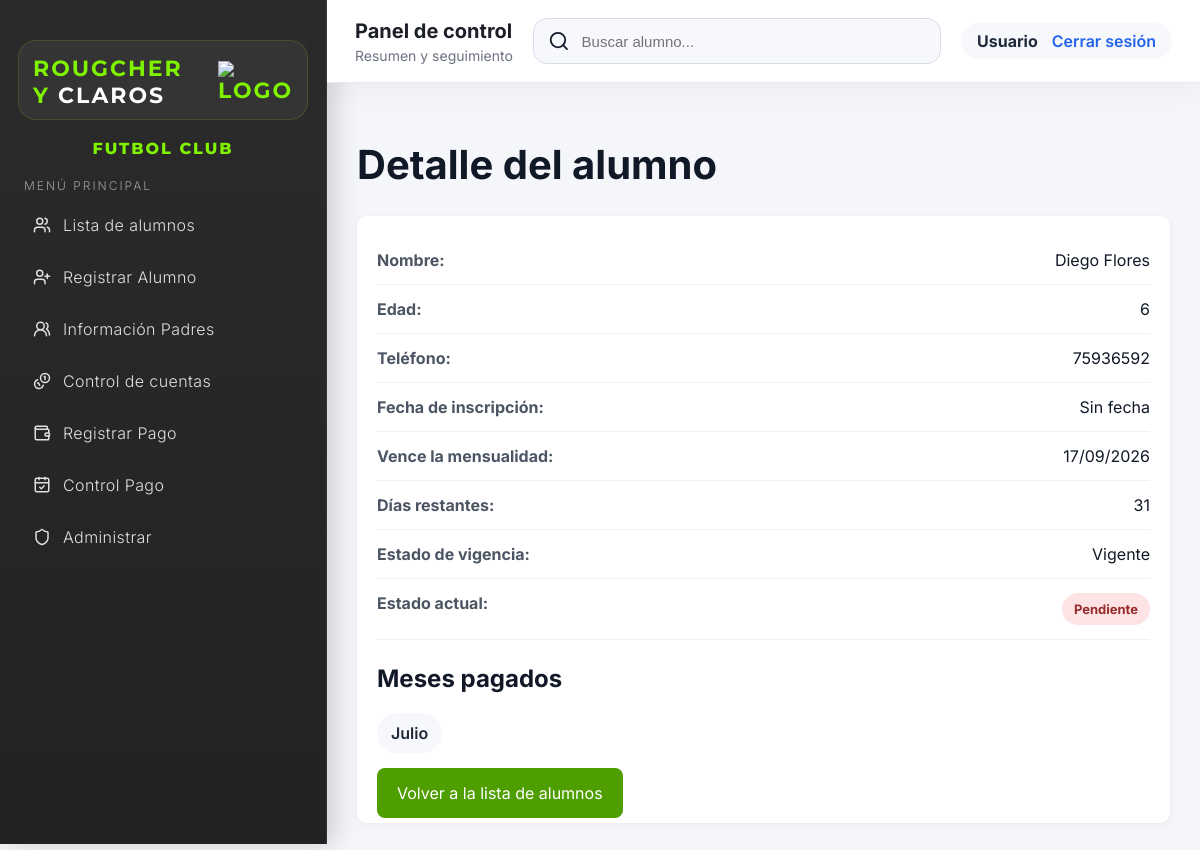
The page /alumno/19 (signed in) on the database as committed earlier.
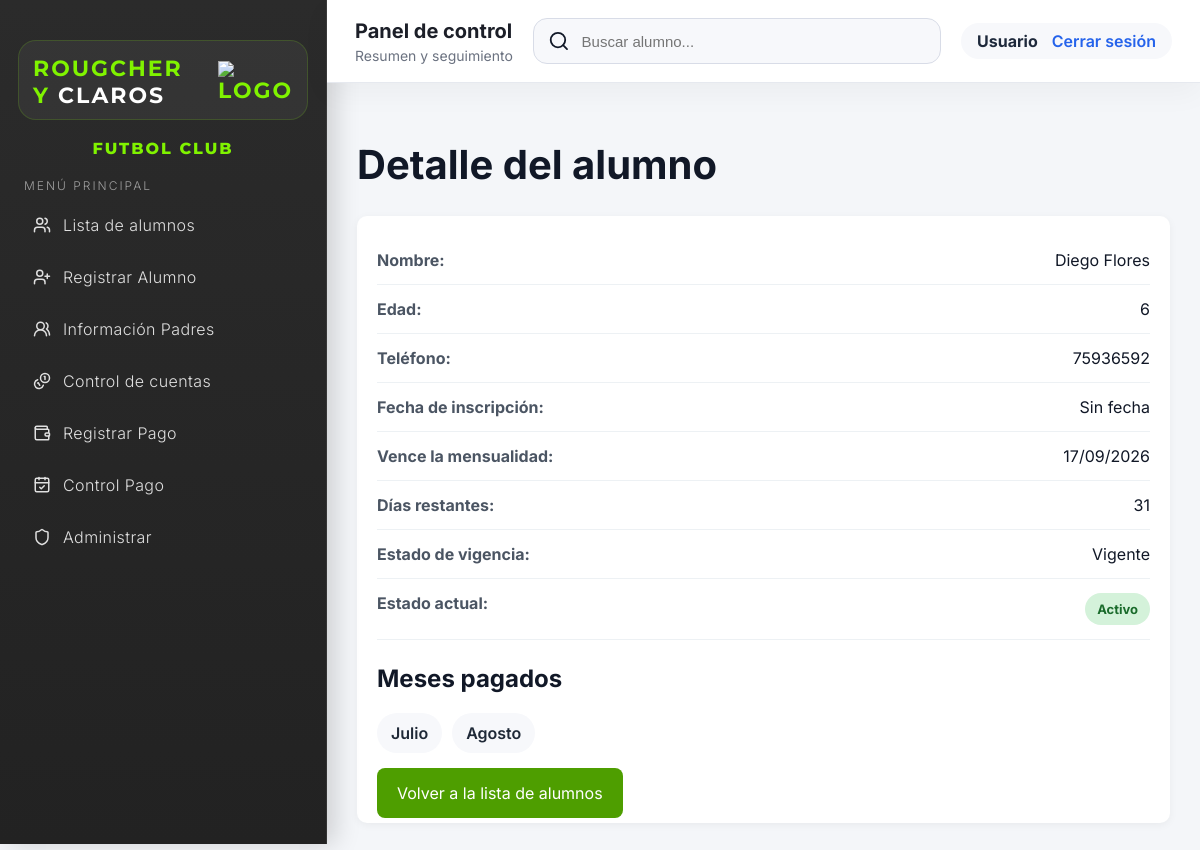
The same page on the database as committed later.
### app/models.py (models this page shows)
class Pago(db.Model):
    id = db.Column(db.Integer, primary_key=True)
    alumno_id = db.Column(db.Integer, db.ForeignKey('alumno.id'))  # Relación con Alumno
    mes = db.Column(db.String(20))   # Mes del pago
    monto = db.Column(db.Float)      # Cantidad pagada

### app/routes/pagos.py (the view)
@pagos_bp.route('/alumno/<int:id>')
@login_required
def ver_alumno(id):
    alumno = Alumno.query.get_or_404(id)
    pagos = Pago.query.filter_by(alumno_id=id).all()
    mes_actual = MESES_ES[datetime.now().month]
    activo = any(p.mes == mes_actual for p in pagos)
    meses_pagados = [p.mes for p in pagos]
    fecha_vencimiento = alumno.fecha_vencimiento or calcular_fecha_vencimiento(alumno.fecha_inscripcion)
    return render_template(
        'alumno_detalle.html',
        alumno=alumno,
        activo=activo,
        meses_pagados=meses_pagados,
        mes_actual=mes_actual,
        fecha_vencimiento=formatear_fecha(fecha_vencimiento),
        dias_restantes=calcular_dias_restantes(fecha_vencimiento),
        estado_vigencia=obtener_estado_vigencia(fecha_vencimiento)
    )

### app/helpers.py (called while the page is built)
def parsear_fecha(valor):
    if isinstance(valor, date):
        return valor
    if isinstance(valor, datetime):
        return valor.date()
    if not valor:
        return datetime.now().date()
    try:
        return datetime.strptime(valor, '%Y-%m-%d').date()
    except ValueError:
        return datetime.now().date()

def calcular_fecha_vencimiento(fecha_inscripcion):
    fecha = parsear_fecha(fecha_inscripcion)
    year = fecha.year
    month = fecha.month + 1
    if month > 12:
        month = 1
        year += 1
    day = fecha.day
    try:
        return date(year, month, day)
    except ValueError:
        last_day = calendar.monthrange(year, month)[1]
        return date(year, month, min(day, last_day))

def calcular_dias_restantes(fecha_vencimiento):
    fecha_vencimiento = parsear_fecha(fecha_vencimiento)
    hoy = datetime.now().date()
    return (fecha_vencimiento - hoy).days

def formatear_fecha(fecha):
    fecha = parsear_fecha(fecha)
    return fecha.strftime('%d/%m/%Y')

### templates/alumno_detalle.html
{% extends 'base.html' %}
{% block content %}
<h1>Detalle del alumno</h1>
<div class="card alumno-detalle-card">
    <div class="detalle-row">
        <strong>Nombre:</strong>
        <span>{{ alumno.nombre }}</span>
    </div>
    <div class="detalle-row">
        <strong>Edad:</strong>
        <span>{{ alumno.edad }}</span>
    </div>
    <div class="detalle-row">
        <strong>Teléfono:</strong>
        <span>{{ alumno.telefono }}</span>
    </div>
    <div class="detalle-row">
        <strong>Fecha de inscripción:</strong>
        <span>{{ alumno.fecha_inscripcion.strftime('%d/%m/%Y') if alumno.fecha_inscripcion else 'Sin fecha' }}</span>
    </div>
    <div class="detalle-row">
        <strong>Vence la mensualidad:</strong>
        <span>{{ fecha_vencimiento }}</span>
    </div>
    <div class="detalle-row">
        <strong>Días restantes:</strong>
        <span>{{ dias_restantes if dias_restantes is not none else 'Sin fecha' }}</span>
    </div>
    <div class="detalle-row">
        <strong>Estado de vigencia:</strong>
        <span>{{ estado_vigencia }}</span>
    </div>
    <div class="detalle-row">
        <strong>Estado actual:</strong>
        {% if activo %}
        <span class="status-badge status-active">Activo</span>
        {% else %}
        <span class="status-badge status-missed">Pendiente</span>
        {% endif %}
    </div>
    <div class="detalle-meses">
        <h2>Meses pagados</h2>
        {% if meses_pagados %}
        <ul class="meses-list">
            {% for mes in meses_pagados %}
            <li>{{ mes }}</li>
            {% endfor %}
        </ul>
        {% else %}
        <p>No hay pagos registrados.</p>
        {% endif %}
    </div>
    <a href="{{ url_for('alumnos.alumnos') }}" class="btn">Volver a la lista de alumnos</a>
</div>
{% endblock %}

Rows that differ between the two databases and show on the page:
added Pago: mes "Agosto"
Other text that changed with them:
text no longer shown: "Pendiente"
text now shown: "Activo"
